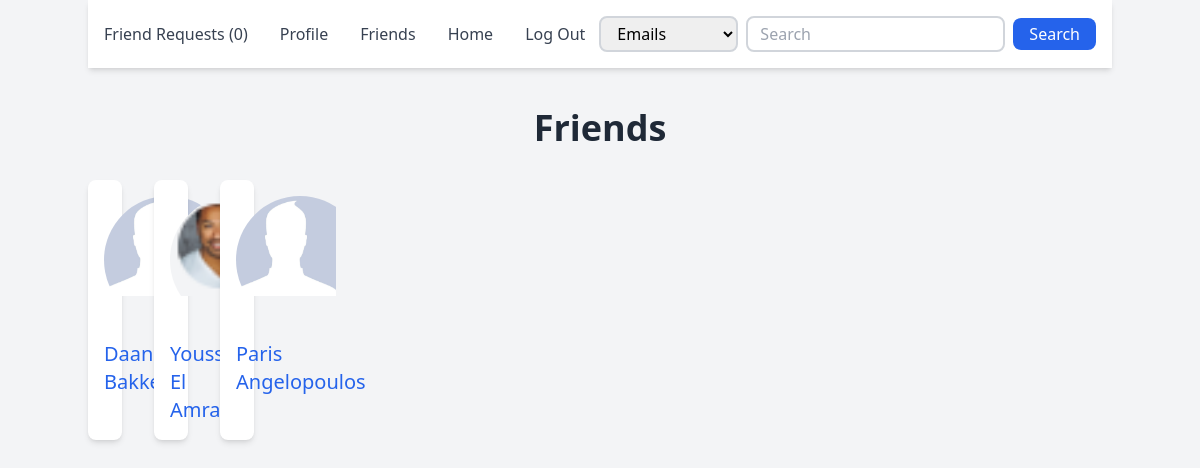
The app's page /friends.php (signed in) with its own data.
### tables this page shows
CREATE TABLE `sn_users` (
  `user_id` int NOT NULL,
  `user_firstname` varchar(20) NOT NULL,
  `user_lastname` varchar(20) NOT NULL,
  `user_nickname` varchar(20) DEFAULT NULL,
  `user_password` varchar(255) NOT NULL,
  `user_email` varchar(255) NOT NULL,
  `user_gender` char(1) NOT NULL,
  `user_birthdate` date NOT NULL,
  `user_status` char(1) DEFAULT NULL,
  `user_about` text,
  `user_hometown` varchar(255) DEFAULT NULL
);

### functions/functions.php (called while the page is built, shortened)
<?php
function h($text) {
    return htmlspecialchars((string)$text, ENT_QUOTES, 'UTF-8');
}
?>

### friends.php (the view, shortened to what this page needs)
<?php
require 'functions/functions.php';
$conn = connect();
?>
<!DOCTYPE html>
<html lang="en">
<head>
    <script src="https://cdn.tailwindcss.com"></script>
</head>
<body class="bg-gray-100">
    <div class="container mx-auto">
        <?php include 'includes/navbar.php'; ?>
        <div class="py-10">
            <h1 class="text-4xl font-semibold text-center text-gray-800">Friends</h1>
            <div class="mt-8 grid grid-cols-1 sm:grid-cols-2 md:grid-cols-3 lg:grid-cols-4 gap-8">
                <?php
                    echo '<div class="grid grid-cols-1 sm:grid-cols-2 md:grid-cols-3 lg:grid-cols-4 gap-8">';
                    $sql = "SELECT sn_users.user_id, sn_users.user_firstname, sn_users.user_lastname, sn_users.user_gender
                            FROM sn_users
                            JOIN (
                                SELECT friendship.user1_id AS user_id
                                FROM friendship
                                WHERE friendship.user2_id = {$_SESSION['user_id']} AND friendship.friendship_status = 1
                                UNION
                                SELECT friendship.user2_id AS user_id
                                FROM friendship
                                WHERE friendship.user1_id = {$_SESSION['user_id']} AND friendship.friendship_status = 1
                            ) userfriends
                            ON userfriends.user_id = sn_users.user_id";
                    $query = mysqli_query($conn, $sql);
                    if($query){
                        if(mysqli_num_rows($query) == 0){
                            echo '<div class="col-span-full text-center bg-white p-4 rounded-lg shadow-md">You don\'t yet have any friends.</div>';
                        } else {
                            while($row = mysqli_fetch_assoc($query)){
                                echo '<div class="bg-white p-4 rounded-lg shadow-md text-center">';
                                echo '<div class="w-32 h-32 mx-auto rounded-full overflow-hidden mb-4">';
                                include 'includes/profile_picture.php';
                                echo '</div>';
                                echo '<a href="profile.php?id=' . $row['user_id'] . '" class="text-xl font-medium text-blue-600 hover:underline">';
                                echo h($row['user_firstname'] . ' ' . $row['user_lastname']);
                                echo '</a>';
                                echo '</div>';
                            }
                        }
                    }
                    echo '</div>';
                ?>
            </div>
        </div>
    </div>
</body>
</html>

### includes/profile_picture.php
<?php
$width = 100;
$height = 100;
if (isset($row['user_id']) && isset($row['user_gender'])) {
    $target = glob("data/images/profiles/" . $row['user_id'] . ".*");
    if($target) {
        echo '<img src="' . $target[0] . '" width="' . $width . '" height="' . $height . '">';
    } else {
        if ($row['user_gender'] == 'M') {
            echo '<img src="data/images/profiles/M.jpg" width="' . $width . '" height="' . $height . '">';
        } else if ($row['user_gender'] == 'F') {
            echo '<img src="data/images/profiles/F.jpg" width="' . $width . '" height="' . $height . '">';
        } else {
            echo '<img src="data/images/profiles/default.jpg" width="' . $width . '" height="' . $height . '">';
        }
    }
} else {
    echo "Error: User data is missing or incomplete.";
}
?>

### records on screen
sn_users: user_firstname+user_lastname "Daan Bakker"
sn_users: user_firstname+user_lastname "Youssef El Amrani"
sn_users: user_firstname+user_lastname "Paris Angelopoulos"

### other values on screen
$row['count'] "0"
